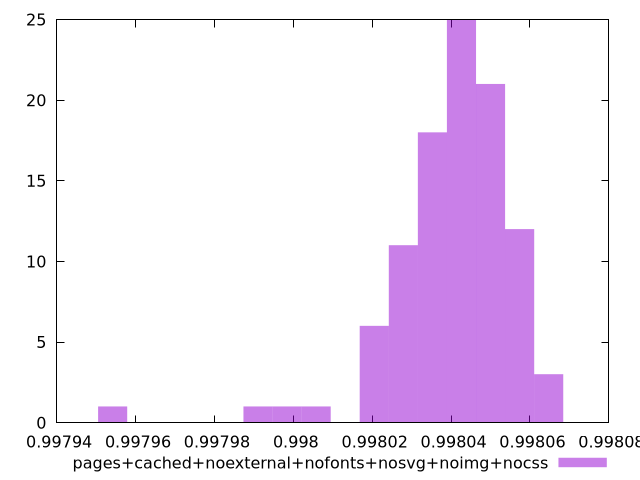

Generate this figure with gnuplot:
$_pagesCachedNoexternalNofontsNosvgNoimgNocss <<EOF
0.9980500040383304 21
0.9980426348750058 25
0.9980205273850318 6
0.9980278965483564 11
0.9980352657116811 18
0.998057373201655 12
0.9980057890583824 1
0.9979910507317331 1
0.9979542049151099 1
0.9980647423649797 3
0.9979984198950578 1
EOF
set key outside below
set terminal pngcairo
set output "report_00006_2020-11-02T20-21-41.718Z/interactive/pages+cached+noexternal+nofonts+nosvg+noimg+nocss//hist.png"
set yrange [0:25]
set boxwidth 0.000007369163324657627
set style fill transparent solid 0.5 noborder
plot $_pagesCachedNoexternalNofontsNosvgNoimgNocss title "pages+cached+noexternal+nofonts+nosvg+noimg+nocss" with boxes ,
